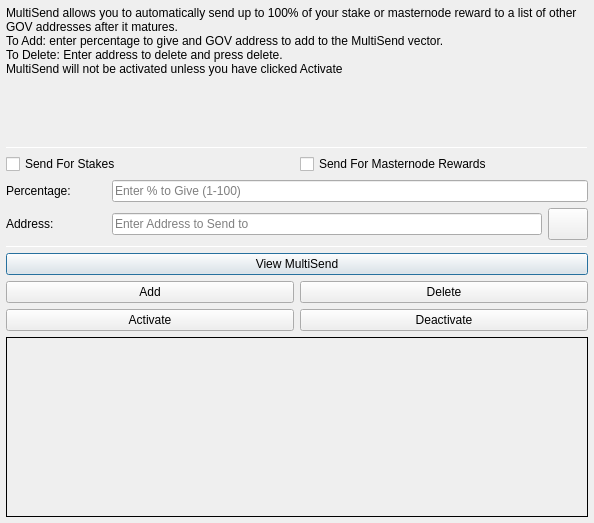
<?xml version="1.0" encoding="UTF-8"?>
<ui version="4.0">
 <class>MultiSendDialog</class>
 <widget class="QDialog" name="MultiSendDialog">
  <property name="windowModality">
   <enum>Qt::NonModal</enum>
  </property>
  <property name="geometry">
   <rect>
    <x>0</x>
    <y>0</y>
    <width>594</width>
    <height>523</height>
   </rect>
  </property>
  <property name="windowTitle">
   <string>MultiSend</string>
  </property>
  <layout class="QVBoxLayout" name="verticalLayout" stretch="0">
   <property name="leftMargin">
    <number>6</number>
   </property>
   <property name="topMargin">
    <number>6</number>
   </property>
   <property name="rightMargin">
    <number>6</number>
   </property>
   <property name="bottomMargin">
    <number>6</number>
   </property>
   <item>
    <layout class="QVBoxLayout" name="verticalLayout_Main" stretch="1,1,1,1,1,1">
     <item>
      <widget class="QLabel" name="label_2">
       <property name="lineWidth">
        <number>1</number>
       </property>
       <property name="text">
        <string>MultiSend allows you to automatically send up to 100% of your stake or masternode reward to a list of other GOV addresses after it matures.
To Add: enter percentage to give and GOV address to add to the MultiSend vector.
To Delete: Enter address to delete and press delete.
MultiSend will not be activated unless you have clicked Activate</string>
       </property>
       <property name="alignment">
        <set>Qt::AlignLeading|Qt::AlignLeft|Qt::AlignTop</set>
       </property>
       <property name="wordWrap">
        <bool>true</bool>
       </property>
      </widget>
     </item>
     <item>
      <widget class="Line" name="line">
       <property name="minimumSize">
        <size>
         <width>0</width>
         <height>1</height>
        </size>
       </property>
       <property name="maximumSize">
        <size>
         <width>16777215</width>
         <height>1</height>
        </size>
       </property>
       <property name="orientation">
        <enum>Qt::Horizontal</enum>
       </property>
      </widget>
     </item>
     <item>
      <layout class="QVBoxLayout" name="verticalLayout_Settings">
       <item>
        <layout class="QHBoxLayout" name="horizontalLayout">
         <item>
          <widget class="QCheckBox" name="multiSendStakeCheckBox">
           <property name="text">
            <string>Send For Stakes</string>
           </property>
          </widget>
         </item>
         <item>
          <widget class="QCheckBox" name="multiSendMasternodeCheckBox">
           <property name="text">
            <string>Send For Masternode Rewards</string>
           </property>
          </widget>
         </item>
        </layout>
       </item>
       <item>
        <layout class="QHBoxLayout" name="horizontalLayout_6">
         <item>
          <widget class="QLabel" name="label">
           <property name="minimumSize">
            <size>
             <width>100</width>
             <height>0</height>
            </size>
           </property>
           <property name="toolTip">
            <string>Percentage of stake to send</string>
           </property>
           <property name="text">
            <string>Percentage:</string>
           </property>
          </widget>
         </item>
         <item>
          <widget class="QLineEdit" name="multiSendPercentEdit">
           <property name="toolTip">
            <string>Enter whole numbers 1 - 100</string>
           </property>
           <property name="placeholderText">
            <string>Enter % to Give (1-100)</string>
           </property>
          </widget>
         </item>
        </layout>
       </item>
       <item>
        <layout class="QHBoxLayout" name="horizontalLayout_7">
         <item>
          <widget class="QLabel" name="label_5">
           <property name="minimumSize">
            <size>
             <width>100</width>
             <height>0</height>
            </size>
           </property>
           <property name="toolTip">
            <string>Address to send portion of stake to</string>
           </property>
           <property name="text">
            <string>Address:</string>
           </property>
          </widget>
         </item>
         <item>
          <widget class="QLineEdit" name="multiSendAddressEdit">
           <property name="toolTip">
            <string/>
           </property>
           <property name="placeholderText">
            <string>Enter Address to Send to</string>
           </property>
          </widget>
         </item>
         <item>
          <widget class="QPushButton" name="addressBookButton">
           <property name="maximumSize">
            <size>
             <width>16777215</width>
             <height>32</height>
            </size>
           </property>
           <property name="toolTip">
            <string>Choose an address from the address book</string>
           </property>
           <property name="text">
            <string/>
           </property>
           <property name="icon">
            <iconset resource="../gov.qrc">
             <normaloff>:/icons/address-book</normaloff>:/icons/address-book</iconset>
           </property>
           <property name="shortcut">
            <string>Alt+A</string>
           </property>
           <property name="autoDefault">
            <bool>false</bool>
           </property>
          </widget>
         </item>
        </layout>
       </item>
      </layout>
     </item>
     <item>
      <widget class="Line" name="line_2">
       <property name="minimumSize">
        <size>
         <width>0</width>
         <height>1</height>
        </size>
       </property>
       <property name="maximumSize">
        <size>
         <width>16777215</width>
         <height>1</height>
        </size>
       </property>
       <property name="orientation">
        <enum>Qt::Horizontal</enum>
       </property>
      </widget>
     </item>
     <item>
      <layout class="QVBoxLayout" name="verticalLayout_Buttons">
       <item>
        <layout class="QHBoxLayout" name="horizontalLayout_4">
         <item>
          <widget class="QPushButton" name="viewButton">
           <property name="toolTip">
            <string/>
           </property>
           <property name="statusTip">
            <string>View MultiSend Vector</string>
           </property>
           <property name="text">
            <string>View MultiSend</string>
           </property>
          </widget>
         </item>
        </layout>
       </item>
       <item>
        <layout class="QHBoxLayout" name="horizontalLayout_2">
         <item>
          <widget class="QPushButton" name="addButton">
           <property name="toolTip">
            <string/>
           </property>
           <property name="statusTip">
            <string>Add to MultiSend Vector</string>
           </property>
           <property name="text">
            <string>Add</string>
           </property>
          </widget>
         </item>
         <item>
          <widget class="QPushButton" name="deleteButton">
           <property name="toolTip">
            <string/>
           </property>
           <property name="statusTip">
            <string>Delete Address From MultiSend Vector</string>
           </property>
           <property name="text">
            <string>Delete</string>
           </property>
          </widget>
         </item>
        </layout>
       </item>
       <item>
        <layout class="QHBoxLayout" name="horizontalLayout_5">
         <item>
          <widget class="QPushButton" name="activateButton">
           <property name="statusTip">
            <string>Activate MultiSend</string>
           </property>
           <property name="text">
            <string>Activate</string>
           </property>
          </widget>
         </item>
         <item>
          <widget class="QPushButton" name="disableButton">
           <property name="statusTip">
            <string>Deactivate MultiSend</string>
           </property>
           <property name="text">
            <string>Deactivate</string>
           </property>
          </widget>
         </item>
        </layout>
       </item>
      </layout>
     </item>
     <item>
      <widget class="QLabel" name="message">
       <property name="minimumSize">
        <size>
         <width>0</width>
         <height>180</height>
        </size>
       </property>
       <property name="frameShape">
        <enum>QFrame::Panel</enum>
       </property>
       <property name="frameShadow">
        <enum>QFrame::Plain</enum>
       </property>
       <property name="lineWidth">
        <number>1</number>
       </property>
       <property name="midLineWidth">
        <number>1</number>
       </property>
       <property name="text">
        <string/>
       </property>
       <property name="alignment">
        <set>Qt::AlignLeading|Qt::AlignLeft|Qt::AlignTop</set>
       </property>
       <property name="wordWrap">
        <bool>true</bool>
       </property>
      </widget>
     </item>
    </layout>
   </item>
  </layout>
 </widget>
 <resources>
  <include location="../gov.qrc"/>
 </resources>
 <connections/>
</ui>
